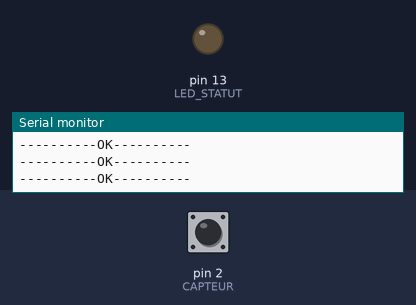
Bench run of a sketch on a simulated Arduino Uno, built with avr-gcc and run on an emulated ATmega328P. Parts: output pins drawn as LEDs (lit = HIGH), the last lines printed to the serial monitor. Dashed ring = blinking. The test bench sets the inputs (shaded band); at power-on: pin 2 (CAPTEUR) LOW.

Above: at 1.2 s.
1.3 s: pin 2 (CAPTEUR) driven HIGH
At 2.5 s:
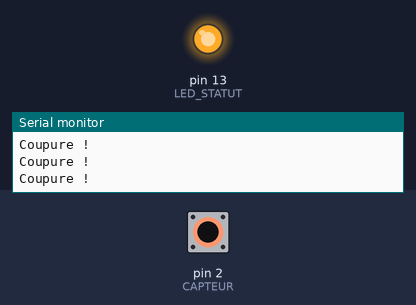
2.8 s: pin 2 (CAPTEUR) driven LOW
At 3.9 s:
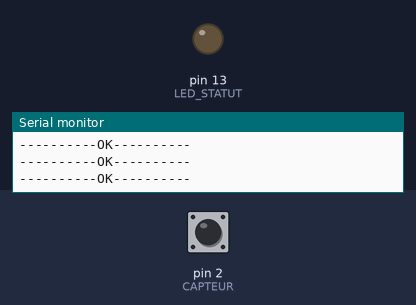
4.3 s: pin 2 (CAPTEUR) pulsed HIGH 2 times (0.12 s each, 0.3 s apart)
At 4.36 s:
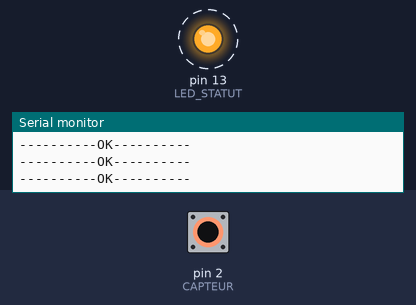
Timing chart, 0 to 7.3 s (numbered marks = the images above; inputs shaded):
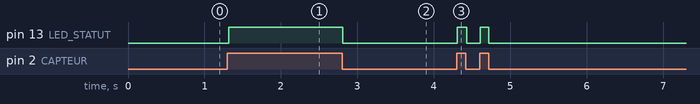

The sketch:

test_barriere.ino
```cpp
    /*
      Barrière infrarouge avec Arduino
      LED IR sur D3 (géré par librairie IRremote) + TSOP32138 -> D2
      La LED13 de l'Arduino s'allume en cas de coupure du faisceau lumineux
    */

    #include <IRremote.h>

    #define CAPTEUR 2 // récepteur IR -> D2
    #define LED_STATUT 13 // LED -> D13

    IRsend irsend; // déclaration de l'objet émetteur (pin D3 obligatoire)

    void setup()
    {
      pinMode(CAPTEUR, INPUT);
      pinMode(LED_STATUT, OUTPUT);

      irsend.enableIROut(38); // crée une sortie modulée à 38KHz
      Serial.begin(9600);
    }

    void loop()
    {
      irsend.mark(0); // envoi du signal pour une durée illimitée

      boolean mesure1 = digitalRead(CAPTEUR); // première mesure
      delay(5);                               // délai
      boolean mesure2 = digitalRead(CAPTEUR); // seconde mesure
      boolean etat = mesure1 * mesure2;       // comparaison

      if (etat == HIGH) // si les deux lectures voient une coupure
      {
        digitalWrite(LED_STATUT, HIGH);
        Serial.println("Coupure !");
      }
      else              // sinon
      {
        digitalWrite(LED_STATUT, LOW);
        Serial.println("----------OK----------");
      }
      delay(5);
    }
```

Measured:
- after the input at 1.3 s, pin 13 (LED_STATUT): LOW → HIGH at once
- after the input at 2.8 s, pin 13 (LED_STATUT): HIGH → LOW at once
- after the input at 4.3 s, pin 13 (LED_STATUT): alternates HIGH for 0.12 s and LOW for 0.17 s, 4 changes in all, then stays LOW, starting at once
